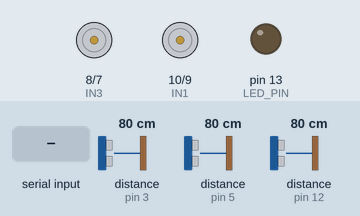
This sketch was run on a simulated Arduino Uno, built with avr-gcc and run on an emulated ATmega328P. Parts: motor-driver pin pairs drawn as motors (green arrow = first pin HIGH = forward, orange = second pin HIGH = backward, longer = more drive), output pins drawn as LEDs (lit = HIGH). The inputs (shaded band) are chosen by the test bench; at power-on: distance to the obstacle (sensors on pin 3, pin 5, pin 12) 80 cm. The echo pulse lasts 58.3 µs per cm; pins used as bus, display or sensor lines are not drawn.

Above: at 3.2 s.
3.3 s: "1" received over the second serial link
At 3.7 s:
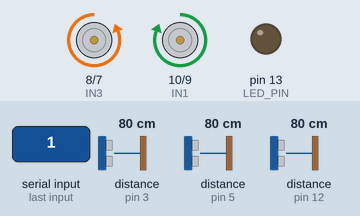
4.8 s: "2" received over the second serial link
At 6.0 s:
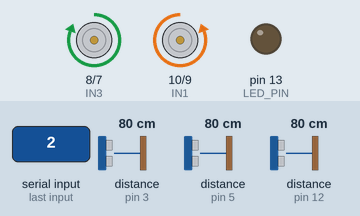
6.3 s: "3" received over the second serial link
At 7.2 s:
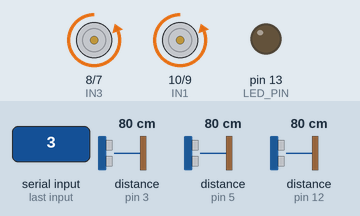
7.8 s: "4" received over the second serial link
At 8.3 s:
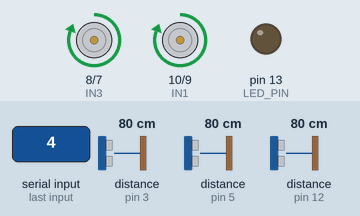
9.3 s: "5" received over the second serial link
At 10.0 s:
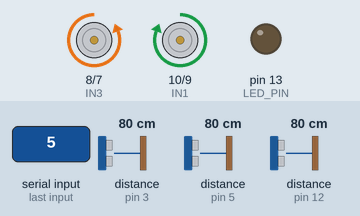
10.8 s: "6" received over the second serial link
At 12.1 s:
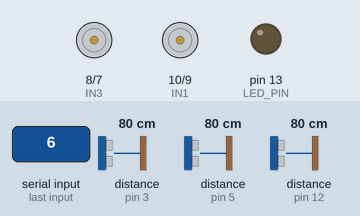
Timing chart, 0 to 13.3 s (numbered marks = the images above; inputs shaded):
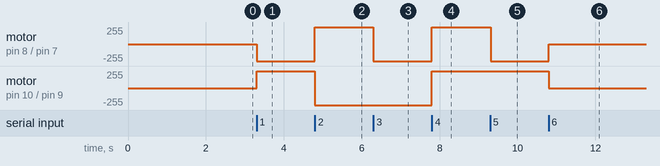

Measured:
- after the input at 3.3 s, motor on pin 8 (IN3) / pin 7 (IN4): stopped → backward 255/255 at once; motor on pin 10 (IN1) / pin 9 (IN2): stopped → forward 255/255 at once
- after the input at 4.8 s, motor on pin 8 (IN3) / pin 7 (IN4): backward 255/255 → forward 255/255 at once; motor on pin 10 (IN1) / pin 9 (IN2): forward 255/255 → backward 255/255 at once
- after the input at 6.3 s, motor on pin 8 (IN3) / pin 7 (IN4): forward 255/255 → backward 255/255 at once
- after the input at 7.8 s, motor on pin 8 (IN3) / pin 7 (IN4), motor on pin 10 (IN1) / pin 9 (IN2): backward 255/255 → forward 255/255 at once
- after the input at 9.3 s, motor on pin 8 (IN3) / pin 7 (IN4): forward 255/255 → backward 255/255 at once
- after the input at 10.8 s, motor on pin 8 (IN3) / pin 7 (IN4): backward 255/255 → stopped at once; motor on pin 10 (IN1) / pin 9 (IN2): forward 255/255 → stopped at once

The sketch:

ardunio.ino
```cpp
#include<SoftwareSerial.h>

SoftwareSerial mySerial(0, 1);

#define LED_PIN 13

// Define motor driver pins
#define IN1 10
#define IN2 9
#define IN3 8
#define IN4 7

#define TRIG_PIN_f 2
#define ECHO_PIN_f 3

#define TRIG_PIN_l 11
#define ECHO_PIN_l 12

#define TRIG_PIN_r 4
#define ECHO_PIN_r 5

int carDirection=0;
bool isAuto=false;

void setup() {
  mySerial.begin(9600);
  Serial.begin(9600);
  pinMode(LED_PIN, OUTPUT);

  // Set motor driver pins as OUTPUT
  pinMode(IN1, OUTPUT);
  pinMode(IN2, OUTPUT);
  pinMode(IN3, OUTPUT);
  pinMode(IN4, OUTPUT);

  // Set ultrasonic sensor pins
   pinMode(TRIG_PIN_f, OUTPUT);
  pinMode(ECHO_PIN_f, INPUT);

  pinMode(TRIG_PIN_l, OUTPUT);
  pinMode(ECHO_PIN_l, INPUT);

  pinMode(TRIG_PIN_r, OUTPUT);
  pinMode(ECHO_PIN_r, INPUT);

  delay(2000);
}

void loop() {
  helper();
  //automaticMode();
}


// Define motor control functions
void moveForward() {
  digitalWrite(IN1, HIGH);
  digitalWrite(IN2, LOW);
  digitalWrite(IN3, LOW);
  digitalWrite(IN4, HIGH);
}

void moveReverse() {
  digitalWrite(IN1, LOW);
  digitalWrite(IN2, HIGH);
  digitalWrite(IN3, HIGH);
  digitalWrite(IN4, LOW);
}

void moveRight() {
  digitalWrite(IN1, LOW);
  digitalWrite(IN2, HIGH);
  digitalWrite(IN3, LOW);
  digitalWrite(IN4, HIGH);
}

void moveLeft() {
  digitalWrite(IN1, HIGH);
  digitalWrite(IN2, LOW);
  digitalWrite(IN3, HIGH);
  digitalWrite(IN4, LOW);
}

void stopMotors() {
  digitalWrite(IN1, LOW);
  digitalWrite(IN2, LOW);
  digitalWrite(IN3, LOW);
  digitalWrite(IN4, LOW);
}


void automaticMode(){

  long durationf;
  long durationl;
  long durationr;

  int distancef;
  int distancel;
  int distancer;

  // Trigger front sensor
  digitalWrite(TRIG_PIN_f, LOW);
  delayMicroseconds(2);
  digitalWrite(TRIG_PIN_f, HIGH);
  delayMicroseconds(10);
  digitalWrite(TRIG_PIN_f, LOW);
  durationf = pulseIn(ECHO_PIN_f, HIGH);
  distancef = durationf * 0.034 / 2;  // Speed of sound is 0.034 cm per microsecond

  // Trigger left sensor
  digitalWrite(TRIG_PIN_l, LOW);
  delayMicroseconds(2);
  digitalWrite(TRIG_PIN_l, HIGH);
  delayMicroseconds(10);
  digitalWrite(TRIG_PIN_l, LOW);
  durationl = pulseIn(ECHO_PIN_l, HIGH);
  distancel = durationl * 0.034 / 2;  // Speed of sound is 0.034 cm per microsecond

  // Trigger right sensor
  digitalWrite(TRIG_PIN_r, LOW);
  delayMicroseconds(2);
  digitalWrite(TRIG_PIN_r, HIGH);
  delayMicroseconds(10);
  digitalWrite(TRIG_PIN_r, LOW);
  durationr = pulseIn(ECHO_PIN_r, HIGH);
  distancer = durationr * 0.034 / 2;  // Speed of sound is 0.034 cm per microsecond

  // Serial.print("left: ");
  // Serial.println(distancel);
  //   Serial.print("middle: ");
  // Serial.println(distancef);
  //   Serial.print("right: ");
  // Serial.println(distancer);

  if (distancef <= 15) { //15
    if (distancer >= distancel) {
      if ((distancer <= 10) && (distancel <= 10)) { // 10,10
        stopMotors();
        delay(200);
        moveReverse();
        delay(200);

      } else {
        moveRight();
        delay(500);

      }
    } else if (distancer < distancel) {
      if ((distancer <= 10) && (distancel <= 10)) { //15,15
        stopMotors();
        delay(200);
        moveReverse();
        delay(200);

      } else {
        moveLeft();
        delay(500);
      }
    }
    }

    else if (distancer <= 15) { //15
      moveLeft();
      delay(500);

    } else if (distancel <= 15) { //15
      moveRight();
      delay(500);


    } else {
      moveForward();

    }
}

//Function to read the values from app
void helper() {
  char data;
  if (mySerial.available()) {
    data = mySerial.read();
    switch (data) {
      case '1':   // Forward
        handleDirectionCommand(1);
        break;

      case '2':   // Reverse
        handleDirectionCommand(2);
        break;

      case '3':   // Right
        handleDirectionCommand(3);
        break;

      case '4':   // Left
        handleDirectionCommand(4);
        break;

      case '5':
        isAuto=true;
        break;

      case '6':
        stopMotors();
        isAuto=false;
        break;

      default:
        // Handle invalid command
        stopMotors();
        carDirection = 0;
        break;
    }
  }

  if(isAuto){
    automaticMode();
  }
}

//Manual Mode
void handleDirectionCommand(int direction) {
  if (carDirection == direction) {
    stopMotors();
    carDirection = 0;
  } else {
    switch (direction) {
      case 1:   // Forward
        moveForward();
        break;

      case 2:   // Reverse
        moveReverse();
        break;

      case 3:   // Right
        moveRight();
        break;

      case 4:   // Left
        moveLeft();
        break;
    }
    carDirection = direction;
  }
}
```
